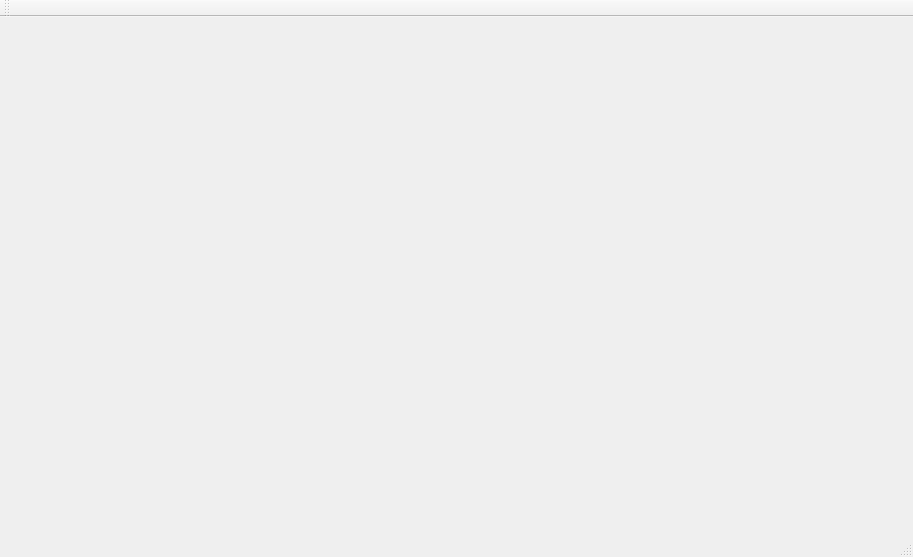
<?xml version="1.0" encoding="UTF-8"?>
<ui version="4.0">
 <class>MainWindow</class>
 <widget class="QMainWindow" name="MainWindow">
  <property name="geometry">
   <rect>
    <x>0</x>
    <y>0</y>
    <width>913</width>
    <height>557</height>
   </rect>
  </property>
  <property name="windowTitle">
   <string>MainWindow</string>
  </property>
  <widget class="QWidget" name="centralWidget"/>
  <widget class="QMenuBar" name="menuBar">
   <property name="geometry">
    <rect>
     <x>0</x>
     <y>0</y>
     <width>913</width>
     <height>22</height>
    </rect>
   </property>
  </widget>
  <widget class="QToolBar" name="mainToolBar">
   <attribute name="toolBarArea">
    <enum>TopToolBarArea</enum>
   </attribute>
   <attribute name="toolBarBreak">
    <bool>false</bool>
   </attribute>
  </widget>
  <widget class="QStatusBar" name="statusBar"/>
 </widget>
 <layoutdefault spacing="6" margin="11"/>
 <resources/>
 <connections/>
</ui>
